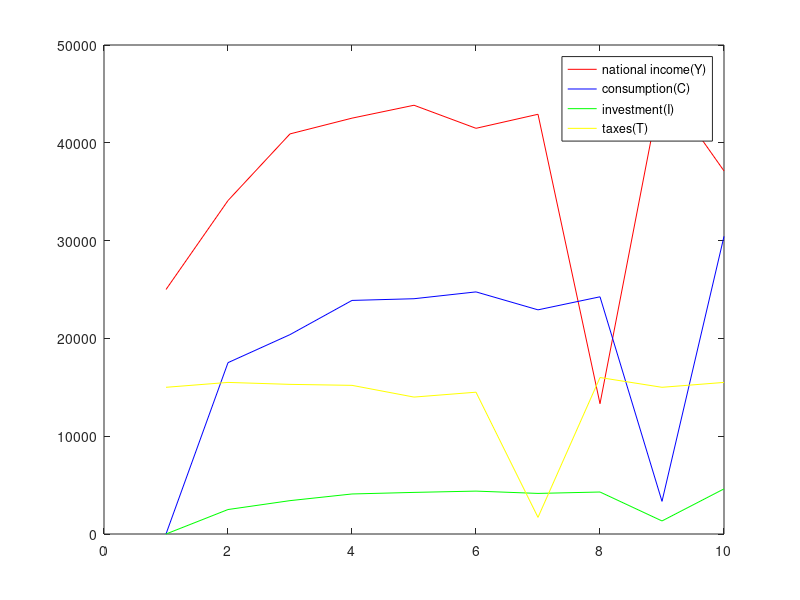

MATLAB code for this plot:
G=[15000,15500,15300,15200,14000,14500,1700,16000,15000,15500];
Y(1)=25000;
for k=2:10
I(k)=2+0.1*Y(k-1);
Y(k)=45.45+2.27*(I(k-1)+G(k-1));
T(k)=0.2*Y(k-1);
C(k)=20+0.7*(Y(k-1)-T(k-1));
end 
format short g
C
I
T
Y
title('SIMULATION OF NATIONAL ECONOMETRIC SYSTEM(Ujwal Adhikari)')
plot(Y,'red')
hold on 
plot(C,'blue')
hold on
plot(I,'green')
hold on
plot(G,'yellow')
h= legend('national income(Y)','consumption(C)','investment(I)','taxes(T)','expenditure(G)');   
set(h, 'interpreter', 'none')
